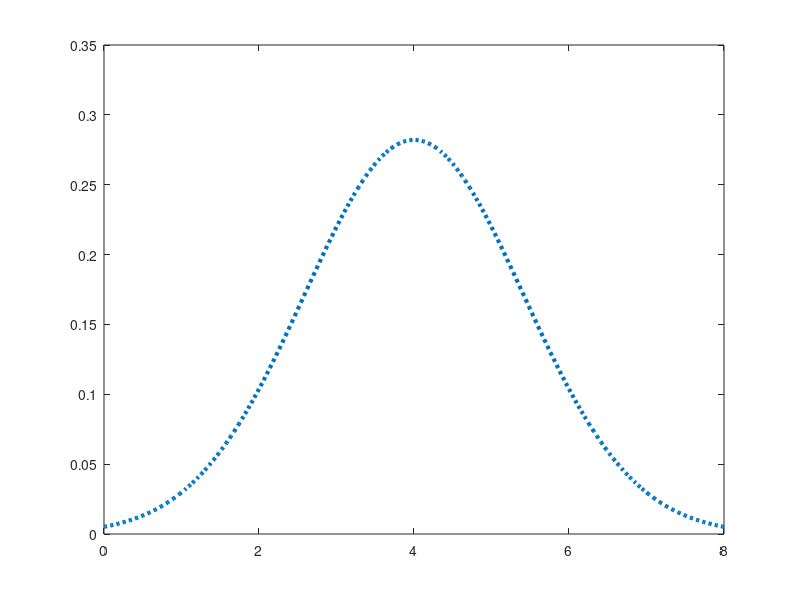

Here is the MATLAB script that generated this plot: (Note: this script raises an error after producing the figure.)
% Spencer Iannantuono
% 9/23/23
% ECE 202 Excersize M4, Part (C)

% Normalized Gaussian

% clear unwanted variables

clear 

% ------ Arrays for x and p

x = linspace(0,8,401); % x-axis variable (m); 400 intervals
p = 1/(2*sqrt(pi)) * exp(-(x-4).^2/4); % y-axis equation (m^-1)

% ------ Create the new window

figure('Position', [540,150,1000,800]) % Create, size, position window

% ------ Plot the function, size everything

plot(x,p,':', 'LineWidth', 3) % Plot the function in the window
ax = gca; ax.FontSize = 15; % Select and size axis labels
title("M4: Normalized Gaussian", "FontSize", 24) % Create and size title
xlabel("Distance (m)", "FontSize", 21) % Label and size x-axis
ylabel("Distance (m^{-1})", 'FontSize', 21) % Label and size y-axis

% ------ Integral

dx = (8)/401; % Each time interval (s)
pAbs = dx*sum(p) % Total probability, should be approx. 1